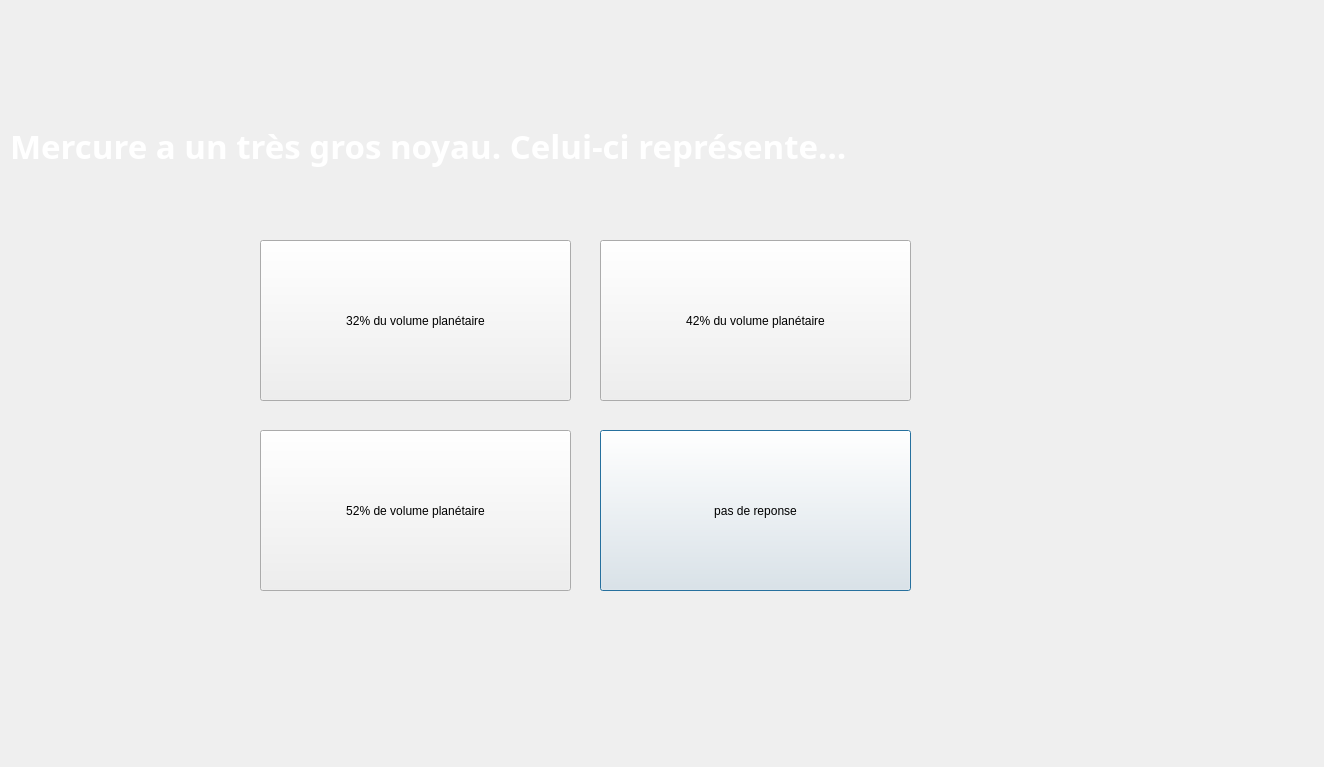
<?xml version="1.0" encoding="UTF-8"?>
<ui version="4.0">
 <class>Dialog26</class>
 <widget class="QDialog" name="Dialog26">
  <property name="geometry">
   <rect>
    <x>0</x>
    <y>0</y>
    <width>1324</width>
    <height>767</height>
   </rect>
  </property>
  <property name="windowTitle">
   <string>Dialog</string>
  </property>
  <widget class="QPushButton" name="pushButton">
   <property name="geometry">
    <rect>
     <x>600</x>
     <y>430</y>
     <width>311</width>
     <height>161</height>
    </rect>
   </property>
   <property name="text">
    <string>pas de reponse</string>
   </property>
  </widget>
  <widget class="QPushButton" name="pushButton_2">
   <property name="geometry">
    <rect>
     <x>260</x>
     <y>430</y>
     <width>311</width>
     <height>161</height>
    </rect>
   </property>
   <property name="text">
    <string>52% de volume planétaire</string>
   </property>
  </widget>
  <widget class="QPushButton" name="pushButton_3">
   <property name="geometry">
    <rect>
     <x>600</x>
     <y>240</y>
     <width>311</width>
     <height>161</height>
    </rect>
   </property>
   <property name="text">
    <string>42% du volume planétaire</string>
   </property>
  </widget>
  <widget class="QPushButton" name="pushButton_4">
   <property name="geometry">
    <rect>
     <x>260</x>
     <y>240</y>
     <width>311</width>
     <height>161</height>
    </rect>
   </property>
   <property name="text">
    <string>32% du volume planétaire</string>
   </property>
  </widget>
  <widget class="QLabel" name="label">
   <property name="geometry">
    <rect>
     <x>10</x>
     <y>110</y>
     <width>1171</width>
     <height>71</height>
    </rect>
   </property>
   <property name="font">
    <font>
     <family>Segoe Script</family>
     <pointsize>25</pointsize>
     <italic>false</italic>
     <bold>true</bold>
    </font>
   </property>
   <property name="styleSheet">
    <string notr="true">font: 700 25pt &quot;Segoe Script&quot;;
color: rgb(255, 255, 255);</string>
   </property>
   <property name="text">
    <string>Mercure a un très gros noyau. Celui-ci représente…</string>
   </property>
  </widget>
 </widget>
 <resources/>
 <connections/>
</ui>
